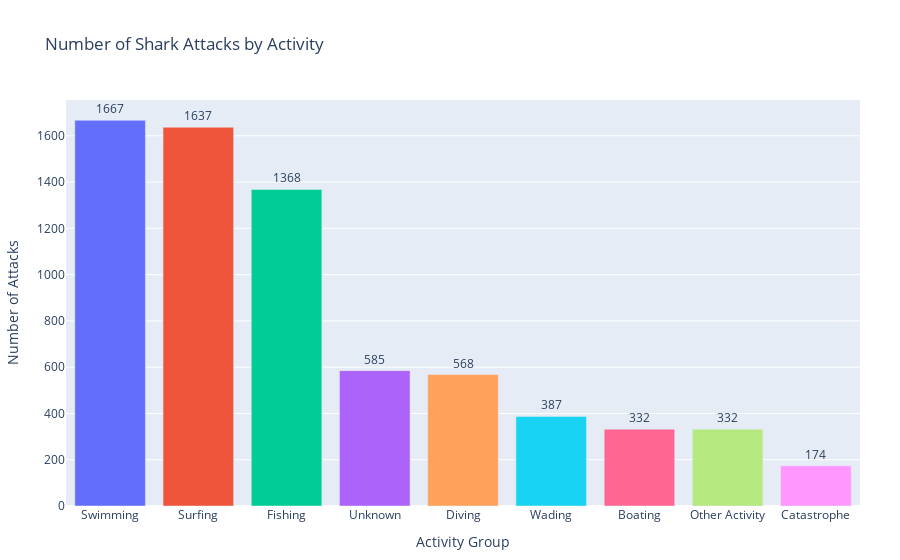

The code cell stored with this chart in its notebook:
### Markdown cell above
#### 1. Activity groups related to shark attacks

### Code cell
#Attack per activity group
activity_counts = df['Activity_group'].value_counts().reset_index()
activity_counts.columns = ['Activity Group', 'Number of Attacks'] #convert into a dataframe because plotly needs a dataframe as input

#create an interactive bar chart
fig = px.bar(activity_counts,
             x='Activity Group',
             y='Number of Attacks',
             color='Activity Group',
             title='Number of Shark Attacks by Activity',
             text='Number of Attacks') #adds title for each bar
fig.update_traces(textposition='outside') #bar titles outside the bars
fig.update_layout(xaxis_title='Activity Group',
                  yaxis_title='Number of Attacks',
                  showlegend=False)
fig.update_layout(margin=dict(t=100, b=40, l=60, r=40))
fig.show()

### Figure 1 — Plotly figure (JSON) as saved in the notebook; plotly's stock layout.template omitted (floating-point values rounded to 4 significant figures)
{"data": [{"alignmentgroup": "True", "hovertemplate": "Activity Group=%{x}<br>Number of Attacks=%{text}<extra></extra>", "legendgroup": "Swimming", "marker": {"color": "#636efa", "pattern": {"shape": ""}}, "name": "Swimming", "offsetgroup": "Swimming", "orientation": "v", "showlegend": true, "text": [1667], "textposition": "outside", "type": "bar", "x": ["Swimming"], "xaxis": "x", "y": [1667], "yaxis": "y"}, {"alignmentgroup": "True", "hovertemplate": "Activity Group=%{x}<br>Number of Attacks=%{text}<extra></extra>", "legendgroup": "Surfing", "marker": {"color": "#EF553B", "pattern": {"shape": ""}}, "name": "Surfing", "offsetgroup": "Surfing", "orientation": "v", "showlegend": true, "text": [1637], "textposition": "outside", "type": "bar", "x": ["Surfing"], "xaxis": "x", "y": [1637], "yaxis": "y"}, {"alignmentgroup": "True", "hovertemplate": "Activity Group=%{x}<br>Number of Attacks=%{text}<extra></extra>", "legendgroup": "Fishing", "marker": {"color": "#00cc96", "pattern": {"shape": ""}}, "name": "Fishing", "offsetgroup": "Fishing", "orientation": "v", "showlegend": true, "text": [1368], "textposition": "outside", "type": "bar", "x": ["Fishing"], "xaxis": "x", "y": [1368], "yaxis": "y"}, {"alignmentgroup": "True", "hovertemplate": "Activity Group=%{x}<br>Number of Attacks=%{text}<extra></extra>", "legendgroup": "Unknown", "marker": {"color": "#ab63fa", "pattern": {"shape": ""}}, "name": "Unknown", "offsetgroup": "Unknown", "orientation": "v", "showlegend": true, "text": [585], "textposition": "outside", "type": "bar", "x": ["Unknown"], "xaxis": "x", "y": [585], "yaxis": "y"}, {"alignmentgroup": "True", "hovertemplate": "Activity Group=%{x}<br>Number of Attacks=%{text}<extra></extra>", "legendgroup": "Diving", "marker": {"color": "#FFA15A", "pattern": {"shape": ""}}, "name": "Diving", "offsetgroup": "Diving", "orientation": "v", "showlegend": true, "text": [568], "textposition": "outside", "type": "bar", "x": ["Diving"], "xaxis": "x", "y": [568], "yaxis": "y"}, {"alignmentgroup": "True", "hovertemplate": "Activity Group=%{x}<br>Number of Attacks=%{text}<extra></extra>", "legendgroup": "Wading", "marker": {"color": "#19d3f3", "pattern": {"shape": ""}}, "name": "Wading", "offsetgroup": "Wading", "orientation": "v", "showlegend": true, "text": [387], "textposition": "outside", "type": "bar", "x": ["Wading"], "xaxis": "x", "y": [387], "yaxis": "y"}, {"alignmentgroup": "True", "hovertemplate": "Activity Group=%{x}<br>Number of Attacks=%{text}<extra></extra>", "legendgroup": "Boating", "marker": {"color": "#FF6692", "pattern": {"shape": ""}}, "name": "Boating", "offsetgroup": "Boating", "orientation": "v", "showlegend": true, "text": [332], "textposition": "outside", "type": "bar", "x": ["Boating"], "xaxis": "x", "y": [332], "yaxis": "y"}, {"alignmentgroup": "True", "hovertemplate": "Activity Group=%{x}<br>Number of Attacks=%{text}<extra></extra>", "legendgroup": "Other Activity", "marker": {"color": "#B6E880", "pattern": {"shape": ""}}, "name": "Other Activity", "offsetgroup": "Other Activity", "orientation": "v", "showlegend": true, "text": [332], "textposition": "outside", "type": "bar", "x": ["Other Activity"], "xaxis": "x", "y": [332], "yaxis": "y"}, {"alignmentgroup": "True", "hovertemplate": "Activity Group=%{x}<br>Number of Attacks=%{text}<extra></extra>", "legendgroup": "Catastrophe", "marker": {"color": "#FF97FF", "pattern": {"shape": ""}}, "name": "Catastrophe", "offsetgroup": "Catastrophe", "orientation": "v", "showlegend": true, "text": [174], "textposition": "outside", "type": "bar", "x": ["Catastrophe"], "xaxis": "x", "y": [174], "yaxis": "y"}], "layout": {"barmode": "relative", "legend": {"title": {"text": "Activity Group"}, "tracegroupgap": 0}, "margin": {"b": 40, "l": 60, "r": 40, "t": 100}, "showlegend": false, "title": {"text": "Number of Shark Attacks by Activity"}, "xaxis": {"anchor": "y", "categoryarray": ["Swimming", "Surfing", "Fishing", "Unknown", "Diving", "Wading", "Boating", "Other Activity", "Catastrophe"], "categoryorder": "array", "domain": [0, 1], "title": {"text": "Activity Group"}}, "yaxis": {"anchor": "x", "domain": [0, 1], "title": {"text": "Number of Attacks"}}}}
